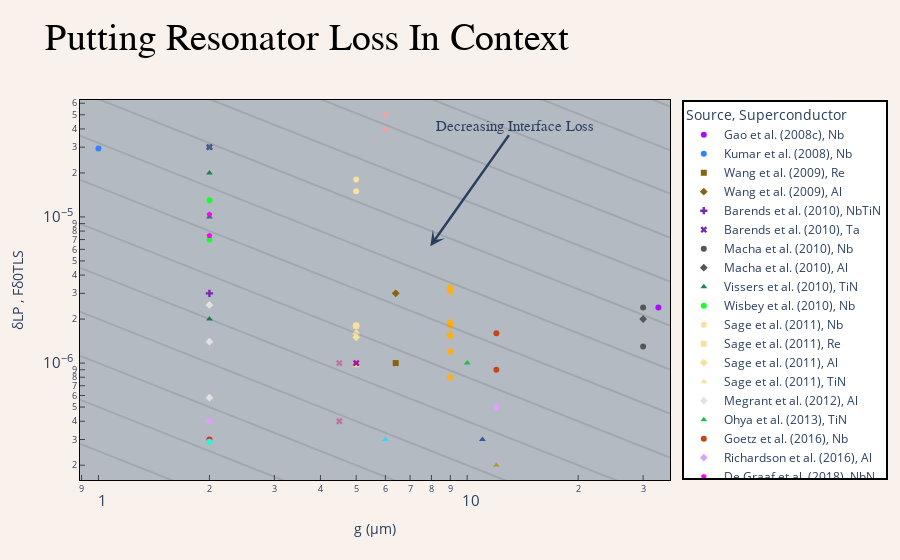

The code cell stored with this chart in its notebook:
### Code cell
# import pandas for Creation of DataFrame
import pandas as pd
# Import plotly for creation of graph object
import plotly.express as px
# Import numpy to use np.arange()
import numpy as np

# Read in excel file in .xlsx format
data = pd.read_excel('graph_data_revised.xlsx')

# Create a pandas dataframe and label each column
df= pd.DataFrame(data, columns=['SC', 'Reference', 'Dep.', 'Substrate', 'δLP (×10**−6)','Fδ0TLS (×10**−6)','g','δLP','Fδ0TLS'])

# create a symbol array specifying which symbols to use
symbols=['circle', 'square', 'diamond', 'cross', 'x', 'triangle-up', 'pentagon', 'star']

# Create scatter plot figure using plotly express as px.scatter
fig = px.scatter(
           df, 
           x='g', 
           y=['δLP (×10**−6)','Fδ0TLS (×10**−6)'],
           color='Reference', 
           color_discrete_sequence=px.colors.qualitative.Alphabet,
           symbol='SC',
           symbol_sequence= symbols,
           labels={'SC' : 'Superconductor', 'Reference' : 'Source', 'Dep.' : 'Depostion', 'g' : 'g (μm)'},
           title='Putting Resonator Loss In Context',
           hover_name='Reference',
           hover_data={'Dep.': True, 'SC':True, 'Substrate': True,'g' : False, 'value' : False, 'Reference': False},
           log_x=True, log_y=True)


# Create diagonal lines using Numpy range, and a loop to itereate over each constant and generate an (x,y) coordinate line trace
x = np.arange(0.1, 40, 0.1)
constants = [0.25E-6, 0.5E-6, 1.0E-6, 2.0E-6, 4.0E-6, 8.0E-6, 16.0E-6, 32.0E-6, 
             64.0E-6, 128.0E-6, 256.0E-6, 512.0E-6, 1014.0E-6, 2018.0E-6]
for constant in constants:
    y = (1/x) * constant
    fig.add_scatter(x=x,y=y,mode='lines',showlegend=False,line_color='black',hoverinfo='skip',opacity=.1)


# Update the labels of the X and Y axis, the attriubutes of the graph title, and the background and paper color of the plot
fig.update_layout(xaxis_title= "g (μm)", 
                  yaxis_title= "δLP , Fδ0TLS",
                  title_font_color="black", 
                  title_font_family="Droid sans", 
                  title_font_size=38,
                  plot_bgcolor="#b4bac2",
                  paper_bgcolor="#f9f2ec")

# update the stylization of the legend 
fig.update_layout(legend_bgcolor="white",
                  legend_bordercolor="black",
                  legend_borderwidth=2)

# Format stylization of Y axis
fig.update_yaxes(exponentformat="power", 
                 gridcolor="white", 
                 linecolor="black", 
                 zeroline=True,
                showgrid=False,
                showticklabels=True,
                ticks='inside',
                mirror=True,
                range=[-6.8,-4.2])

# Format stylization of X axis
fig.update_xaxes(exponentformat="power", 
                 linecolor="black",
                 showgrid=False,
                showticklabels=True,
                ticks='inside',
                mirror=True,
                range=[-.05,1.55])

# Add annotation to show corroleation of plotted data 
fig.add_annotation(x=0.9, y=-5.2,
            text="Decreasing Interface Loss",
            font=dict(family="Droid sans", size= 15),
            showarrow=True,
            arrowwidth=2.5,
            arrowhead=3,
                  ay=-120,
                  ax=85)

# fig.write_html("scatter_plot_final.html")

### Figure 1 — Plotly figure (JSON) as saved in the notebook; plotly's stock layout.template omitted (floating-point values rounded to 4 significant figures; data arrays with more than 128 entries replaced by an {"elided": "..."} marker saying what was removed)
{"data": [{"customdata": [["Not Specified", "Nb", "Al2O3", "Gao et al. (2008c)"], ["Not Specified", "Nb", "Al2O3", "Gao et al. (2008c)"]], "hovertemplate": "<b>%{hovertext}</b><br><br>Superconductor=%{customdata[1]}<br>Depostion=%{customdata[0]}<br>Substrate=%{customdata[2]}<extra></extra>", "hovertext": ["Gao et al. (2008c)", "Gao et al. (2008c)"], "legendgroup": "Gao et al. (2008c), Nb", "marker": {"color": "#AA0DFE", "symbol": "circle"}, "mode": "markers", "name": "Gao et al. (2008c), Nb", "orientation": "v", "showlegend": true, "type": "scatter", "x": [33, 33], "xaxis": "x", "y": [null, 2.4e-06], "yaxis": "y"}, {"customdata": [["Not Specified", "Nb", "Si", "Kumar et al. (2008)"], ["Not Specified", "Nb", "Si", "Kumar et al. (2008)"]], "hovertemplate": "<b>%{hovertext}</b><br><br>Superconductor=%{customdata[1]}<br>Depostion=%{customdata[0]}<br>Substrate=%{customdata[2]}<extra></extra>", "hovertext": ["Kumar et al. (2008)", "Kumar et al. (2008)"], "legendgroup": "Kumar et al. (2008), Nb", "marker": {"color": "#3283FE", "symbol": "circle"}, "mode": "markers", "name": "Kumar et al. (2008), Nb", "orientation": "v", "showlegend": true, "type": "scatter", "x": [1, 1], "xaxis": "x", "y": [null, 2.94e-05], "yaxis": "y"}, {"customdata": [["E-beam", "Re", "Al2O3", "Wang et al. (2009)"], ["E-beam", "Re", "Al2O3", "Wang et al. (2009)"]], "hovertemplate": "<b>%{hovertext}</b><br><br>Superconductor=%{customdata[1]}<br>Depostion=%{customdata[0]}<br>Substrate=%{customdata[2]}<extra></extra>", "hovertext": ["Wang et al. (2009)", "Wang et al. (2009)"], "legendgroup": "Wang et al. (2009), Re", "marker": {"color": "#85660D", "symbol": "square"}, "mode": "markers", "name": "Wang et al. (2009), Re", "orientation": "v", "showlegend": true, "type": "scatter", "x": [6.4, 6.4], "xaxis": "x", "y": [1e-06, null], "yaxis": "y"}, {"customdata": [["Sputter", "Al", "Al2O3", "Wang et al. (2009)"], ["Sputter", "Al", "Al2O3", "Wang et al. (2009)"]], "hovertemplate": "<b>%{hovertext}</b><br><br>Superconductor=%{customdata[1]}<br>Depostion=%{customdata[0]}<br>Substrate=%{customdata[2]}<extra></extra>", "hovertext": ["Wang et al. (2009)", "Wang et al. (2009)"], "legendgroup": "Wang et al. (2009), Al", "marker": {"color": "#85660D", "symbol": "diamond"}, "mode": "markers", "name": "Wang et al. (2009), Al", "orientation": "v", "showlegend": true, "type": "scatter", "x": [6.4, 6.4], "xaxis": "x", "y": [3e-06, null], "yaxis": "y"}, {"customdata": [["Sputter", "NbTiN", "Si", "Barends et al. (2010)"], ["Sputter", "NbTiN", "Si", "Barends et al. (2010)"]], "hovertemplate": "<b>%{hovertext}</b><br><br>Superconductor=%{customdata[1]}<br>Depostion=%{customdata[0]}<br>Substrate=%{customdata[2]}<extra></extra>", "hovertext": ["Barends et al. (2010)", "Barends et al. (2010)"], "legendgroup": "Barends et al. (2010), NbTiN", "marker": {"color": "#782AB6", "symbol": "cross"}, "mode": "markers", "name": "Barends et al. (2010), NbTiN", "orientation": "v", "showlegend": true, "type": "scatter", "x": [2, 2], "xaxis": "x", "y": [3e-06, null], "yaxis": "y"}, {"customdata": [["Sputter", "Ta", "Si", "Barends et al. (2010)"], ["Sputter", "Ta", "Si", "Barends et al. (2010)"]], "hovertemplate": "<b>%{hovertext}</b><br><br>Superconductor=%{customdata[1]}<br>Depostion=%{customdata[0]}<br>Substrate=%{customdata[2]}<extra></extra>", "hovertext": ["Barends et al. (2010)", "Barends et al. (2010)"], "legendgroup": "Barends et al. (2010), Ta", "marker": {"color": "#782AB6", "symbol": "x"}, "mode": "markers", "name": "Barends et al. (2010), Ta", "orientation": "v", "showlegend": true, "type": "scatter", "x": [2, 2], "xaxis": "x", "y": [3e-05, null], "yaxis": "y"}, {"customdata": [["Not Specified", "Nb", "Al2O3", "Macha et al. (2010)"], ["Not Specified", "Nb", "Si", "Macha et al. (2010)"], ["Not Specified", "Nb", "Al2O3", "Macha et al. (2010)"], ["Not Specified", "Nb", "Si", "Macha et al. (2010)"]], "hovertemplate": "<b>%{hovertext}</b><br><br>Superconductor=%{customdata[1]}<br>Depostion=%{customdata[0]}<br>Substrate=%{customdata[2]}<extra></extra>", "hovertext": ["Macha et al. (2010)", "Macha et al. (2010)", "Macha et al. (2010)", "Macha et al. (2010)"], "legendgroup": "Macha et al. (2010), Nb", "marker": {"color": "#565656", "symbol": "circle"}, "mode": "markers", "name": "Macha et al. (2010), Nb", "orientation": "v", "showlegend": true, "type": "scatter", "x": [30, 30, 30, 30], "xaxis": "x", "y": [null, null, 2.4e-06, 1.3e-06], "yaxis": "y"}, {"customdata": [["Not Specified", "Al", "Al2O3", "Macha et al. (2010)"], ["Not Specified", "Al", "Al2O3", "Macha et al. (2010)"]], "hovertemplate": "<b>%{hovertext}</b><br><br>Superconductor=%{customdata[1]}<br>Depostion=%{customdata[0]}<br>Substrate=%{customdata[2]}<extra></extra>", "hovertext": ["Macha et al. (2010)", "Macha et al. (2010)"], "legendgroup": "Macha et al. (2010), Al", "marker": {"color": "#565656", "symbol": "diamond"}, "mode": "markers", "name": "Macha et al. (2010), Al", "orientation": "v", "showlegend": true, "type": "scatter", "x": [30, 30], "xaxis": "x", "y": [null, 2e-06], "yaxis": "y"}, {"customdata": [["Sputter", "TiN", "Al2O3", "Vissers et al. (2010)"], ["Sputter", "TiN", "Al2O3", "Vissers et al. (2010)"], ["Sputter", "TiN", "Al2O3", "Vissers et al. (2010)"], ["Sputter", "TiN", "Si", "Vissers et al. (2010)"], ["Sputter", "TiN", "Al2O3", "Vissers et al. (2010)"], ["Sputter", "TiN", "Al2O3", "Vissers et al. (2010)"], ["Sputter", "TiN", "Al2O3", "Vissers et al. (2010)"], ["Sputter", "TiN", "Si", "Vissers et al. (2010)"]], "hovertemplate": "<b>%{hovertext}</b><br><br>Superconductor=%{customdata[1]}<br>Depostion=%{customdata[0]}<br>Substrate=%{customdata[2]}<extra></extra>", "hovertext": ["Vissers et al. (2010)", "Vissers et al. (2010)", "Vissers et al. (2010)", "Vissers et al. (2010)", "Vissers et al. (2010)", "Vissers et al. (2010)", "Vissers et al. (2010)", "Vissers et al. (2010)"], "legendgroup": "Vissers et al. (2010), TiN", "marker": {"color": "#1C8356", "symbol": "triangle-up"}, "mode": "markers", "name": "Vissers et al. (2010), TiN", "orientation": "v", "showlegend": true, "type": "scatter", "x": [2, 2, 2, 2, 2, 2, 2, 2], "xaxis": "x", "y": [3e-05, 2e-05, 1e-05, 2e-06, null, null, null, null], "yaxis": "y"}, {"customdata": [["Not Specified", "Nb", "Si", "Wisbey et al. (2010)"], ["Not Specified", "Nb", "Si", "Wisbey et al. (2010)"], ["Not Specified", "Nb", "Si", "Wisbey et al. (2010)"], ["Not Specified", "Nb", "Si", "Wisbey et al. (2010)"]], "hovertemplate": "<b>%{hovertext}</b><br><br>Superconductor=%{customdata[1]}<br>Depostion=%{customdata[0]}<br>Substrate=%{customdata[2]}<extra></extra>", "hovertext": ["Wisbey et al. (2010)", "Wisbey et al. (2010)", "Wisbey et al. (2010)", "Wisbey et al. (2010)"], "legendgroup": "Wisbey et al. (2010), Nb", "marker": {"color": "#16FF32", "symbol": "circle"}, "mode": "markers", "name": "Wisbey et al. (2010), Nb", "orientation": "v", "showlegend": true, "type": "scatter", "x": [2, 2, 2, 2], "xaxis": "x", "y": [null, null, 1.3e-05, 7e-06], "yaxis": "y"}, {"customdata": [["Sputter", "Nb", "Si", "Sage et al. (2011)"], ["Sputter", "Nb", "Al2O3", "Sage et al. (2011)"], ["Sputter", "Nb", "Si", "Sage et al. (2011)"], ["Sputter", "Nb", "Al2O3", "Sage et al. (2011)"]], "hovertemplate": "<b>%{hovertext}</b><br><br>Superconductor=%{customdata[1]}<br>Depostion=%{customdata[0]}<br>Substrate=%{customdata[2]}<extra></extra>", "hovertext": ["Sage et al. (2011)", "Sage et al. (2011)", "Sage et al. (2011)", "Sage et al. (2011)"], "legendgroup": "Sage et al. (2011), Nb", "marker": {"color": "#F7E1A0", "symbol": "circle"}, "mode": "markers", "name": "Sage et al. (2011), Nb", "orientation": "v", "showlegend": true, "type": "scatter", "x": [5, 5, 5, 5], "xaxis": "x", "y": [null, null, 1.5e-05, 1.8e-05], "yaxis": "y"}, {"customdata": [["MBE", "Re", "Al2O3", "Sage et al. (2011)"], ["MBE", "Re", "Al2O3", "Sage et al. (2011)"]], "hovertemplate": "<b>%{hovertext}</b><br><br>Superconductor=%{customdata[1]}<br>Depostion=%{customdata[0]}<br>Substrate=%{customdata[2]}<extra></extra>", "hovertext": ["Sage et al. (2011)", "Sage et al. (2011)"], "legendgroup": "Sage et al. (2011), Re", "marker": {"color": "#F7E1A0", "symbol": "square"}, "mode": "markers", "name": "Sage et al. (2011), Re", "orientation": "v", "showlegend": true, "type": "scatter", "x": [5, 5], "xaxis": "x", "y": [null, 1.8e-06], "yaxis": "y"}, {"customdata": [["Sputter", "Al", "Si", "Sage et al. (2011)"], ["Sputter", "Al", "Al2O3", "Sage et al. (2011)"], ["MBE", "Al", "Al2O3", "Sage et al. (2011)"], ["Sputter", "Al", "Si", "Sage et al. (2011)"], ["Sputter", "Al", "Al2O3", "Sage et al. (2011)"], ["MBE", "Al", "Al2O3", "Sage et al. (2011)"]], "hovertemplate": "<b>%{hovertext}</b><br><br>Superconductor=%{customdata[1]}<br>Depostion=%{customdata[0]}<br>Substrate=%{customdata[2]}<extra></extra>", "hovertext": ["Sage et al. (2011)", "Sage et al. (2011)", "Sage et al. (2011)", "Sage et al. (2011)", "Sage et al. (2011)", "Sage et al. (2011)"], "legendgroup": "Sage et al. (2011), Al", "marker": {"color": "#F7E1A0", "symbol": "diamond"}, "mode": "markers", "name": "Sage et al. (2011), Al", "orientation": "v", "showlegend": true, "type": "scatter", "x": [5, 5, 5, 5, 5, 5], "xaxis": "x", "y": [null, null, null, 1.5e-06, 1.6e-06, 1.8e-06], "yaxis": "y"}, {"customdata": [["Sputter", "TiN", "Si", "Sage et al. (2011)"], ["Sputter", "TiN", "Si", "Sage et al. (2011)"]], "hovertemplate": "<b>%{hovertext}</b><br><br>Superconductor=%{customdata[1]}<br>Depostion=%{customdata[0]}<br>Substrate=%{customdata[2]}<extra></extra>", "hovertext": ["Sage et al. (2011)", "Sage et al. (2011)"], "legendgroup": "Sage et al. (2011), TiN", "marker": {"color": "#F7E1A0", "symbol": "triangle-up"}, "mode": "markers", "name": "Sage et al. (2011), TiN", "orientation": "v", "showlegend": true, "type": "scatter", "x": [5, 5], "xaxis": "x", "y": [null, 9.6e-07], "yaxis": "y"}, {"customdata": [["Sputter", "Al", "Al2O3", "Megrant et al. (2012)"], ["E-beam", "Al", "Al2O3", "Megrant et al. (2012)"], ["MBE", "Al", "Al2O3", "Megrant et al. (2012)"], ["Sputter", "Al", "Al2O3", "Megrant et al. (2012)"], ["E-beam", "Al", "Al2O3", "Megrant et al. (2012)"], ["MBE", "Al", "Al2O3", "Megrant et al. (2012)"]], "hovertemplate": "<b>%{hovertext}</b><br><br>Superconductor=%{customdata[1]}<br>Depostion=%{customdata[0]}<br>Substrate=%{customdata[2]}<extra></extra>", "hovertext": ["Megrant et al. (2012)", "Megrant et al. (2012)", "Megrant et al. (2012)", "Megrant et al. (2012)", "Megrant et al. (2012)", "Megrant et al. (2012)"], "legendgroup": "Megrant et al. (2012), Al", "marker": {"color": "#E2E2E2", "symbol": "diamond"}, "mode": "markers", "name": "Megrant et al. (2012), Al", "orientation": "v", "showlegend": true, "type": "scatter", "x": [2, 2, 2, 2, 2, 2], "xaxis": "x", "y": [2.5e-06, 1.4e-06, 5.8e-07, null, null, null], "yaxis": "y"}, {"customdata": [["Sputter", "TiN", "Si", "Ohya et al. (2013)"], ["Sputter", "TiN", "Si", "Ohya et al. (2013)"]], "hovertemplate": "<b>%{hovertext}</b><br><br>Superconductor=%{customdata[1]}<br>Depostion=%{customdata[0]}<br>Substrate=%{customdata[2]}<extra></extra>", "hovertext": ["Ohya et al. (2013)", "Ohya et al. (2013)"], "legendgroup": "Ohya et al. (2013), TiN", "marker": {"color": "#1CBE4F", "symbol": "triangle-up"}, "mode": "markers", "name": "Ohya et al. (2013), TiN", "orientation": "v", "showlegend": true, "type": "scatter", "x": [10, 10], "xaxis": "x", "y": [1e-06, null], "yaxis": "y"}, {"customdata": [["Sputter", "Nb", "Si", "Goetz et al. (2016)"], ["Sputter", "Nb", "Al2O3", "Goetz et al. (2016)"], ["Sputter", "Nb", "Si", "Goetz et al. (2016)"], ["Sputter", "Nb", "Al2O3", "Goetz et al. (2016)"]], "hovertemplate": "<b>%{hovertext}</b><br><br>Superconductor=%{customdata[1]}<br>Depostion=%{customdata[0]}<br>Substrate=%{customdata[2]}<extra></extra>", "hovertext": ["Goetz et al. (2016)", "Goetz et al. (2016)", "Goetz et al. (2016)", "Goetz et al. (2016)"], "legendgroup": "Goetz et al. (2016), Nb", "marker": {"color": "#C4451C", "symbol": "circle"}, "mode": "markers", "name": "Goetz et al. (2016), Nb", "orientation": "v", "showlegend": true, "type": "scatter", "x": [12, 12, 12, 12], "xaxis": "x", "y": [null, null, 9e-07, 1.6e-06], "yaxis": "y"}, {"customdata": [["MBE", "Al", "Si", "Richardson et al. (2016)"], ["MBE", "Al", "Si", "Richardson et al. (2016)"], ["MBE", "Al", "Al2O3", "Richardson et al. (2016)"], ["MBE", "Al", "Al2O3", "Richardson et al. (2016)"], ["MBE", "Al", "Si", "Richardson et al. (2016)"], ["MBE", "Al", "Si", "Richardson et al. (2016)"], ["MBE", "Al", "Al2O3", "Richardson et al. (2016)"], ["MBE", "Al", "Al2O3", "Richardson et al. (2016)"]], "hovertemplate": "<b>%{hovertext}</b><br><br>Superconductor=%{customdata[1]}<br>Depostion=%{customdata[0]}<br>Substrate=%{customdata[2]}<extra></extra>", "hovertext": ["Richardson et al. (2016)", "Richardson et al. (2016)", "Richardson et al. (2016)", "Richardson et al. (2016)", "Richardson et al. (2016)", "Richardson et al. (2016)", "Richardson et al. (2016)", "Richardson et al. (2016)"], "legendgroup": "Richardson et al. (2016), Al", "marker": {"color": "#DEA0FD", "symbol": "diamond"}, "mode": "markers", "name": "Richardson et al. (2016), Al", "orientation": "v", "showlegend": true, "type": "scatter", "x": [12, 12, 12, 2, 12, 12, 12, 2], "xaxis": "x", "y": [null, null, null, null, 2e-07, 5e-07, 5e-07, 4e-07], "yaxis": "y"}, {"customdata": [["Sputter", "NbN", "Al2O3", "De Graaf et al. (2018)"], ["Sputter", "NbN", "Al2O3", "De Graaf et al. (2018)"], ["Sputter", "NbN", "Al2O3", "De Graaf et al. (2018)"], ["Sputter", "NbN", "Al2O3", "De Graaf et al. (2018)"]], "hovertemplate": "<b>%{hovertext}</b><br><br>Superconductor=%{customdata[1]}<br>Depostion=%{customdata[0]}<br>Substrate=%{customdata[2]}<extra></extra>", "hovertext": ["De Graaf et al. (2018)", "De Graaf et al. (2018)", "De Graaf et al. (2018)", "De Graaf et al. (2018)"], "legendgroup": "De Graaf et al. (2018), NbN", "marker": {"color": "#FE00FA", "symbol": "pentagon"}, "mode": "markers", "name": "De Graaf et al. (2018), NbN", "orientation": "v", "showlegend": true, "type": "scatter", "x": [2, 2, 2, 2], "xaxis": "x", "y": [null, null, 1.04e-05, 7.44e-06], "yaxis": "y"}, {"customdata": [["Sputter", "TiN", "Si", "Calusine et al. (2018)"], ["Sputter", "TiN", "Si", "Calusine et al. (2018)"]], "hovertemplate": "<b>%{hovertext}</b><br><br>Superconductor=%{customdata[1]}<br>Depostion=%{customdata[0]}<br>Substrate=%{customdata[2]}<extra></extra>", "hovertext": ["Calusine et al. (2018)", "Calusine et al. (2018)"], "legendgroup": "Calusine et al. (2018), TiN", "marker": {"color": "#325A9B", "symbol": "triangle-up"}, "mode": "markers", "name": "Calusine et al. (2018), TiN", "orientation": "v", "showlegend": true, "type": "scatter", "x": [11, 11], "xaxis": "x", "y": [null, 3e-07], "yaxis": "y"}, {"customdata": [["E-beam", "Al", "Si", "Earnest et al. (2018)"], ["E-beam", "Al", "Si", "Earnest et al. (2018)"], ["E-beam", "Al", "Si", "Earnest et al. (2018)"], ["E-beam", "Al", "Si", "Earnest et al. (2018)"], ["E-beam", "Al", "Si", "Earnest et al. (2018)"], ["E-beam", "Al", "Si", "Earnest et al. (2018)"], ["E-beam", "Al", "Si", "Earnest et al. (2018)"], ["E-beam", "Al", "Si", "Earnest et al. (2018)"]], "hovertemplate": "<b>%{hovertext}</b><br><br>Superconductor=%{customdata[1]}<br>Depostion=%{customdata[0]}<br>Substrate=%{customdata[2]}<extra></extra>", "hovertext": ["Earnest et al. (2018)", "Earnest et al. (2018)", "Earnest et al. (2018)", "Earnest et al. (2018)", "Earnest et al. (2018)", "Earnest et al. (2018)", "Earnest et al. (2018)", "Earnest et al. (2018)"], "legendgroup": "Earnest et al. (2018), Al", "marker": {"color": "#FEAF16", "symbol": "diamond"}, "mode": "markers", "name": "Earnest et al. (2018), Al", "orientation": "v", "showlegend": true, "type": "scatter", "x": [9, 9, 9, 9, 9, 9, 9, 9], "xaxis": "x", "y": [3.1e-06, 1.9e-06, 1.8e-06, 1.2e-06, 3.27e-06, 1.53e-06, 1.56e-06, 8e-07], "yaxis": "y"}, {"customdata": [["Therm. Evap.", "In", "Si", "McRae et al. (2018)"], ["Therm. Evap.", "In", "Si", "McRae et al. (2018)"], ["Therm. Evap.", "In", "Si", "McRae et al. (2018)"], ["Therm. Evap.", "In", "Si", "McRae et al. (2018)"]], "hovertemplate": "<b>%{hovertext}</b><br><br>Superconductor=%{customdata[1]}<br>Depostion=%{customdata[0]}<br>Substrate=%{customdata[2]}<extra></extra>", "hovertext": ["McRae et al. (2018)", "McRae et al. (2018)", "McRae et al. (2018)", "McRae et al. (2018)"], "legendgroup": "McRae et al. (2018), In", "marker": {"color": "#F8A19F", "symbol": "star"}, "mode": "markers", "name": "McRae et al. (2018), In", "orientation": "v", "showlegend": true, "type": "scatter", "x": [6, 6, 6, 6], "xaxis": "x", "y": [null, null, 4e-05, 5e-05], "yaxis": "y"}, {"customdata": [["Sputter", "TiN", "Si", "Lock et al. (2019)"], ["Sputter", "TiN", "Si", "Lock et al. (2019)"]], "hovertemplate": "<b>%{hovertext}</b><br><br>Superconductor=%{customdata[1]}<br>Depostion=%{customdata[0]}<br>Substrate=%{customdata[2]}<extra></extra>", "hovertext": ["Lock et al. (2019)", "Lock et al. (2019)"], "legendgroup": "Lock et al. (2019), TiN", "marker": {"color": "#90AD1C", "symbol": "triangle-up"}, "mode": "markers", "name": "Lock et al. (2019), TiN", "orientation": "v", "showlegend": true, "type": "scatter", "x": [12, 12], "xaxis": "x", "y": [null, 2e-07], "yaxis": "y"}, {"customdata": [["E-beam", "Nb", "Si", "Kowsari (2021)"], ["E-beam", "Nb", "Si", "Kowsari (2021)"]], "hovertemplate": "<b>%{hovertext}</b><br><br>Superconductor=%{customdata[1]}<br>Depostion=%{customdata[0]}<br>Substrate=%{customdata[2]}<extra></extra>", "hovertext": ["Kowsari (2021)", "Kowsari (2021)"], "legendgroup": "Kowsari (2021), Nb", "marker": {"color": "#F6222E", "symbol": "circle"}, "mode": "markers", "name": "Kowsari (2021), Nb", "orientation": "v", "showlegend": true, "type": "scatter", "x": [2, 2], "xaxis": "x", "y": [null, 3e-07], "yaxis": "y"}, {"customdata": [["E-beam", "Nb", "Si", "Zheng (2022)"], ["E-beam", "Nb", "Si", "Zheng (2022)"]], "hovertemplate": "<b>%{hovertext}</b><br><br>Superconductor=%{customdata[1]}<br>Depostion=%{customdata[0]}<br>Substrate=%{customdata[2]}<extra></extra>", "hovertext": ["Zheng (2022)", "Zheng (2022)"], "legendgroup": "Zheng (2022), Nb", "marker": {"color": "#1CFFCE", "symbol": "circle"}, "mode": "markers", "name": "Zheng (2022), Nb", "orientation": "v", "showlegend": true, "type": "scatter", "x": [2, 2], "xaxis": "x", "y": [null, 2.9e-07], "yaxis": "y"}, {"customdata": [["Sputter", "TiN", "Al2O3", "Gao (2022)"], ["Sputter", "TiN", "Al2O3", "Gao (2022)"]], "hovertemplate": "<b>%{hovertext}</b><br><br>Superconductor=%{customdata[1]}<br>Depostion=%{customdata[0]}<br>Substrate=%{customdata[2]}<extra></extra>", "hovertext": ["Gao (2022)", "Gao (2022)"], "legendgroup": "Gao (2022), TiN", "marker": {"color": "#2ED9FF", "symbol": "triangle-up"}, "mode": "markers", "name": "Gao (2022), TiN", "orientation": "v", "showlegend": true, "type": "scatter", "x": [6, 6], "xaxis": "x", "y": [null, 3e-07], "yaxis": "y"}, {"customdata": [["Sputter", "Ta", "Al2O3", "Shi (2022)"], ["Sputter", "Ta", "Al2O3", "Shi (2022)"]], "hovertemplate": "<b>%{hovertext}</b><br><br>Superconductor=%{customdata[1]}<br>Depostion=%{customdata[0]}<br>Substrate=%{customdata[2]}<extra></extra>", "hovertext": ["Shi (2022)", "Shi (2022)"], "legendgroup": "Shi (2022), Ta", "marker": {"color": "#B10DA1", "symbol": "x"}, "mode": "markers", "name": "Shi (2022), Ta", "orientation": "v", "showlegend": true, "type": "scatter", "x": [5, 5], "xaxis": "x", "y": [null, 1e-06], "yaxis": "y"}, {"customdata": [["Sputter", "Ta", "Si", "Lozano (2022)"], ["Sputter", "Ta", "Si", "Lozano (2022)"], ["Sputter", "Ta", "Si", "Lozano (2022)"], ["Sputter", "Ta", "Si", "Lozano (2022)"]], "hovertemplate": "<b>%{hovertext}</b><br><br>Superconductor=%{customdata[1]}<br>Depostion=%{customdata[0]}<br>Substrate=%{customdata[2]}<extra></extra>", "hovertext": ["Lozano (2022)", "Lozano (2022)", "Lozano (2022)", "Lozano (2022)"], "legendgroup": "Lozano (2022), Ta", "marker": {"color": "#C075A6", "symbol": "x"}, "mode": "markers", "name": "Lozano (2022), Ta", "orientation": "v", "showlegend": true, "type": "scatter", "x": [4.5, 4.5, 4.5, 4.5], "xaxis": "x", "y": [null, null, 4e-07, 1e-06], "yaxis": "y"}, {"hoverinfo": "skip", "line": {"color": "black"}, "mode": "lines", "opacity": 0.1, "showlegend": false, "type": "scatter", "x": {"elided": "399 float values"}, "y": {"elided": "399 float values"}}, {"hoverinfo": "skip", "line": {"color": "black"}, "mode": "lines", "opacity": 0.1, "showlegend": false, "type": "scatter", "x": {"elided": "399 float values"}, "y": {"elided": "399 float values"}}, {"hoverinfo": "skip", "line": {"color": "black"}, "mode": "lines", "opacity": 0.1, "showlegend": false, "type": "scatter", "x": {"elided": "399 float values"}, "y": {"elided": "399 float values"}}, {"hoverinfo": "skip", "line": {"color": "black"}, "mode": "lines", "opacity": 0.1, "showlegend": false, "type": "scatter", "x": {"elided": "399 float values"}, "y": {"elided": "399 float values"}}, {"hoverinfo": "skip", "line": {"color": "black"}, "mode": "lines", "opacity": 0.1, "showlegend": false, "type": "scatter", "x": {"elided": "399 float values"}, "y": {"elided": "399 float values"}}, {"hoverinfo": "skip", "line": {"color": "black"}, "mode": "lines", "opacity": 0.1, "showlegend": false, "type": "scatter", "x": {"elided": "399 float values"}, "y": {"elided": "399 float values"}}, {"hoverinfo": "skip", "line": {"color": "black"}, "mode": "lines", "opacity": 0.1, "showlegend": false, "type": "scatter", "x": {"elided": "399 float values"}, "y": {"elided": "399 float values"}}, {"hoverinfo": "skip", "line": {"color": "black"}, "mode": "lines", "opacity": 0.1, "showlegend": false, "type": "scatter", "x": {"elided": "399 float values"}, "y": {"elided": "399 float values"}}, {"hoverinfo": "skip", "line": {"color": "black"}, "mode": "lines", "opacity": 0.1, "showlegend": false, "type": "scatter", "x": {"elided": "399 float values"}, "y": {"elided": "399 float values"}}, {"hoverinfo": "skip", "line": {"color": "black"}, "mode": "lines", "opacity": 0.1, "showlegend": false, "type": "scatter", "x": {"elided": "399 float values"}, "y": {"elided": "399 float values"}}, {"hoverinfo": "skip", "line": {"color": "black"}, "mode": "lines", "opacity": 0.1, "showlegend": false, "type": "scatter", "x": {"elided": "399 float values"}, "y": {"elided": "399 float values"}}, {"hoverinfo": "skip", "line": {"color": "black"}, "mode": "lines", "opacity": 0.1, "showlegend": false, "type": "scatter", "x": {"elided": "399 float values"}, "y": {"elided": "399 float values"}}, {"hoverinfo": "skip", "line": {"color": "black"}, "mode": "lines", "opacity": 0.1, "showlegend": false, "type": "scatter", "x": {"elided": "399 float values"}, "y": {"elided": "399 float values"}}, {"hoverinfo": "skip", "line": {"color": "black"}, "mode": "lines", "opacity": 0.1, "showlegend": false, "type": "scatter", "x": {"elided": "399 float values"}, "y": {"elided": "399 float values"}}], "layout": {"annotations": [{"arrowhead": 3, "arrowwidth": 2.5, "ax": 85, "ay": -120, "font": {"family": "Droid sans", "size": 15}, "showarrow": true, "text": "Decreasing Interface Loss", "x": 0.9, "y": -5.2}], "legend": {"bgcolor": "white", "bordercolor": "black", "borderwidth": 2, "title": {"text": "Source, Superconductor"}, "tracegroupgap": 0}, "paper_bgcolor": "#f9f2ec", "plot_bgcolor": "#b4bac2", "title": {"font": {"color": "black", "family": "Droid sans", "size": 38}, "text": "Putting Resonator Loss In Context"}, "xaxis": {"anchor": "y", "domain": [0, 1], "exponentformat": "power", "linecolor": "black", "mirror": true, "range": [-0.05, 1.55], "showgrid": false, "showticklabels": true, "ticks": "inside", "title": {"text": "g (μm)"}, "type": "log"}, "yaxis": {"anchor": "x", "domain": [0, 1], "exponentformat": "power", "gridcolor": "white", "linecolor": "black", "mirror": true, "range": [-6.8, -4.2], "showgrid": false, "showticklabels": true, "ticks": "inside", "title": {"text": "δLP , Fδ0TLS"}, "type": "log", "zeroline": true}}}
